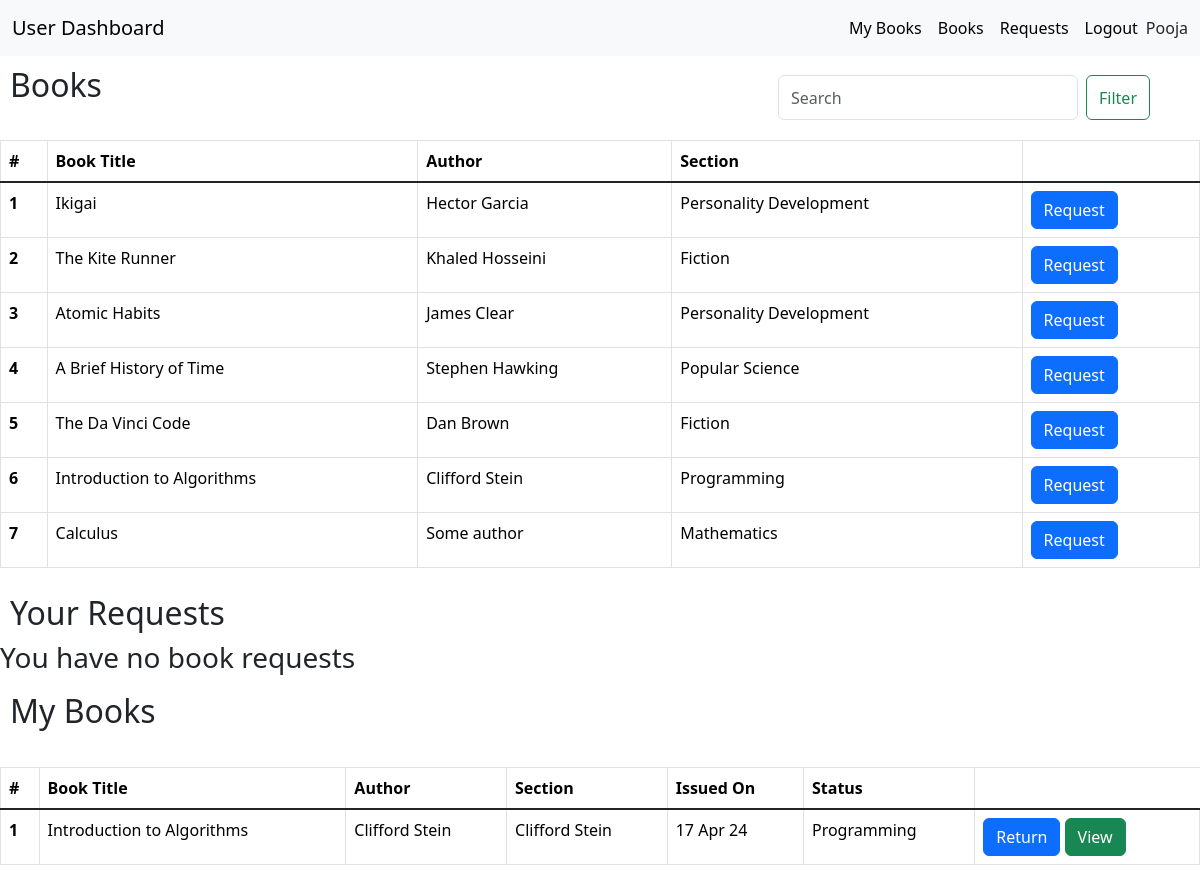
The page /user/3 on the database its author committed.
### application/models.py (models this page shows)
class User(db.Model):
  __tablename__ = "users"
  u_id = db.Column(db.Integer(), primary_key=True)
  name = db.Column(db.String(), nullable=False)
  email = db.Column(db.String(), nullable=False, unique=True)
  password = db.Column(db.String(), nullable=False)
  type = db.Column(db.String(), default = "general", nullable=False)

class Books(db.Model):
  __tablename__ = "books"
  b_id = db.Column(db.Integer(), primary_key=True)
  b_title = db.Column(db.String(), nullable=False, unique=True)
  b_author = db.Column(db.String(), nullable=False)
  description = db.Column(db.String())
  link = db.Column(db.String(), nullable=False)
  b_section = db.Column(db.String(), nullable=False)

class Issues(db.Model):
  id = db.Column(db.Integer(), primary_key=True)
  book_id = db.Column(db.Integer(), db.ForeignKey('books.b_id'), nullable=False)
  user_id = db.Column(db.Integer(), db.ForeignKey('users.u_id'), nullable=False)
  lib_status = db.Column(db.String(), default='pending', nullable=False)
  user_status = db.Column(db.String(), default='requested' ,nullable=False)
  book = db.relationship("Books", backref="issue") #relationship to link books related to each issue using books table
  user = db.relationship("User", backref = "issues") #relationship to link user related to each issue using books table
  issued_on = db.Column(db.String, nullable=False)  # Define the created_at column

### application/controllers.py (the view)
@app.route('/user/<int:u_id>', methods=['GET', 'POST'])
def user_dashboard(u_id):
  user = User.query.get(u_id)
  req_issues = Issues.query.filter_by(user_id=u_id, user_status='requested').all()
  issued = Issues.query.filter_by(user_id=u_id, user_status='approved').all()
  books = Books.query.all()
  return render_template('user_dash.html', user=user, req_issues = req_issues, books = books, issued=issued)

### templates/user_dash.html (shortened to what this page needs)
<!DOCTYPE html>
<html lang="en">
<head>
  <link rel="stylesheet" href="/static/style.css">
  <link href="https://cdn.jsdelivr.net/npm/bootstrap@5.3.3/dist/css/bootstrap.min.css" rel="stylesheet">
</head>
<body>
  <div id="main">
    <div id="nav-bar">
      <nav class="navbar navbar-expand-lg bg-body-tertiary">
        <div class="container-fluid">
          <a class="navbar-brand" href="#">User Dashboard</a>
          <div class="collapse navbar-collapse" id="navbarSupportedContent">
            <ul class="navbar-nav ms-auto mb-2 mb-lg-0">
              <li class="nav-item">
                <a class="nav-link active" aria-current="page" href="#mybooks">My Books</a>
              </li>
              <li class="nav-item">
                <a class="nav-link active" aria-current="page" href="#books">Books</a>
              </li>
              <li class="nav-item">
                <a class="nav-link active" aria-current="page" href="#requests">Requests</a>
              </li>
              <li class="nav-item">
                <a class="nav-link active" aria-current="page" href="/userlogin">Logout</a>
              </li>
              <li class="nav-item d-flex align-items-center">
                {{user.name}}
              </li>
            </ul>
          </div>
        </div>
      </nav>
    </div>
    <div id="search">
    <form class="d-flex" role="search">
      <input class="form-control me-2" type="search" placeholder="Search" aria-label="Search">
      <button class="btn btn-outline-success" type="submit">Filter</button>
    </form>
  </div>
  <h2 class="headings" id="books">Books</h2>
  <table class="table table-bordered table-hover">
    <thead class="thead-dark">
      <tr>
        <th scope="row">#</th>
        <th scope="col">Book Title</th>
        <th scope="col">Author</th>
        <th scope="col">Section</th>
        <th scope="col"></th>
      </tr>
    </thead>
    <tbody class="table-group-divider">
      {% for book in books %}
      <tr>
        <th scope="row">{{loop.index}}</th>
        <td>{{book.b_title}}</td>
        <td>{{book.b_author}}</td>
        <td>{{book.b_section}}</td>
        <td>
          <form action="/user/{{ user.u_id }}/new_request/{{ book.b_id }}", method="post">
            <button type="submit" class="btn btn-primary">
              Request
            </button>
          </form>
        </td>
      </tr>
      {% endfor %}
    </tbody>
  </table>
  <h2 class="headings" id="requests">Your Requests</h2>
  {% if req_issues|length == 0 %}
  <h3>You have no book requests</h3>
  {% endif %}
  <h2 class="headings" id="mybooks">My Books</h2>
  {% if issued|length == 0 %}
  <h3>You have no books issued</h3>
  {% else %}
  <table class="table table-bordered table-hover">
    <thead class="thead-dark">
      <tr>
        <th scope="row">#</th>
        <th scope="col">Book Title</th>
        <th scope="col">Author</th>
        <th scope="col">Section</th>
        <th scope="col">Issued On</th>
        <th scope="col">Status</th>
      </tr>
    </thead>
    <tbody class="table-group-divider">
      {% for issue in issued %}
      <tr>
        <th scope="row">{{loop.index}}</th>
        <td>{{issue.book.b_title}}</td>
        <td>{{issue.book.b_author}}</td>
        <td>{{issue.book.b_author}}</td>
        <td>{{issue.issued_on}}</td>
        <td>{{issue.book.b_section}}</td>
        <td>
          <form action="/user/{{ user.u_id }}/return/{{ issue.book.b_id }}" method="post" style="display: inline-block;">
          <button type="submit" class="btn btn-primary">
            Return
          </button>
        </form>
            <form action="/user/{{ user.u_id }}/view/{{ issue.book.b_id }}" method="post" style="display: inline-block;">
              <button type="submit" class="btn btn-success">
                View
              </button>
            </form>
        </td>
      </tr>
      {% endfor %}
    </tbody>
  </table>
  {% endif %}
  </div>
</body>
</html>

### static/style.css (style rules this page uses)
* { margin: 0px; }
#search { position: absolute; top: 75px; right: 50px; }
#search .form-control { width: 300px; height: 45px; }
.table { margin-top: 3%; }
.headings { padding-left: 10px; padding-top: 10px; }

### rows shown on the page
User: name "Pooja"
Books: b_title "Ikigai", b_author "Hector Garcia", b_section "Personality Development"
Books: b_title "The Kite Runner", b_author "Khaled Hosseini", b_section "Fiction"
Books: b_title "Atomic Habits", b_author "James Clear", b_section "Personality Development"
Books: b_title "A Brief History of Time", b_author "Stephen Hawking", b_section "Popular Science"
Books: b_title "The Da Vinci Code", b_author "Dan Brown", b_section "Fiction"
Books: b_title "Introduction to Algorithms", b_author "Clifford Stein", b_section "Programming"
Books: b_title "Calculus", b_author "Some author", b_section "Mathematics"
Issues: book.b_title "Introduction to Algorithms", book.b_author "Clifford Stein", issued_on "17 Apr 24", book.b_section "Programming"
